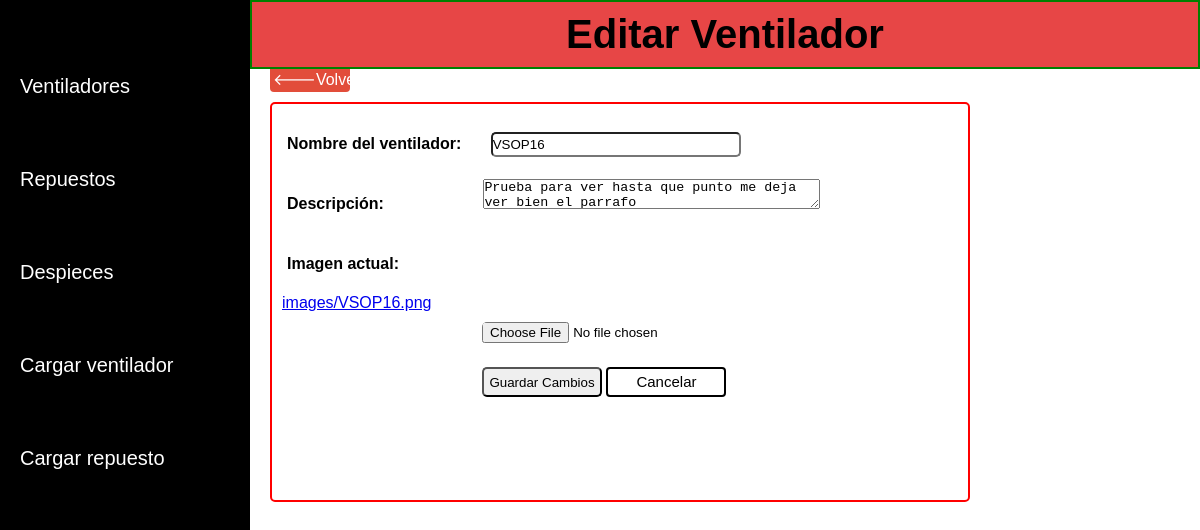
Page /editar_ventilador/16/ on the committed database.
### myapp/models.py (models this page shows, shortened)
class Project(models.Model):
    name = models.CharField(max_length=42)
    description = models.TextField(default='Descripción predeterminada')
    imagenes = models.ImageField(upload_to='images/')

### myapp/views.py (the view)
# urls.py: path('editar_ventilador/<int:id>/', views.editar_ventilador, name='editar_ventilador'),
def editar_ventilador(request, id):
    ventilador = Project.objects.get(id=id)
    if request.method == "POST":
        form = CreateNewProjectForm(request.POST, request.FILES, instance=ventilador)
        if form.is_valid():
            form.save()
            return redirect('/projects/')
    else:
        form = CreateNewProjectForm(instance=ventilador)
    context = {
        "form" : form,
        "ventilador" : ventilador
    }
    return render(request,"projects/editVentilador.html", context)

### myapp/forms.py
class CreateNewProjectForm(forms.ModelForm):
    class Meta:
        model = Project
        fields = ['name', 'description', 'imagenes']

### myapp/templates/projects/editVentilador.html (shortened to what this page needs)
{% extends 'layouts/base.html' %}
{% block content %}
<h1>Editar Ventilador</h1>
<ul class="volver">
    <li><a href="/projects">🡐Volver</a></li>
</ul>
<div class="create_task">
    <form method="post" enctype="multipart/form-data" action="{% url 'editar_ventilador' id=ventilador.id %}">
        <p>
            <label for="id_name">Nombre del ventilador:</label>
            <input type="text" name="name" id="id_name" value="{{ ventilador.name }}">
        </p>
        <p>
            <label for="id_description">Descripción:</label>
            <textarea name="description" id="id_description" cols="40" rows="10">{{ ventilador.description }}</textarea>
        </p>
        <p>
            <label for="id_imagenes">Imagen actual:</label>
            <div class="imagen_actual">
                <a href="{{ ventilador.imagenes.url }}">{{ ventilador.imagenes.name }}</a><br>
            </div>
            <input class="nueva" type="file" name="imagenes" id="id_imagenes">
        </p>
        <p>
            <button type="submit" class="edit_update">Guardar Cambios</button>
            <a class="cancelar_edit" href="/projects">Cancelar</a>
        </p>
    </form>
</div>
{% endblock %}

### myapp/static/style.css (style rules this page uses)
* { margin: 0; box-sizing: border-box; padding: 0; }
body, html { height: 100%; width: 100%; margin: 0; padding: 0; font-family: Arial, sans-serif; display: flex; overflow: auto; }
h1 { font-size: 40px; text-align: center; border: 2px solid green; width: calc(100% - 250px); float: right; }
h1, .buscador { background: rgb(231, 70, 70); padding: 10px; }
button { border-radius: 5px; margin-left: 5px; height: 30px; width: 60px; }
.create_task { border: 2px solid red; width: 700px; height: 400px; padding: 10px; margin-left: 270px; margin-bottom: 10px; margin-top: 10px; display: block; justify-content: center; text-align: left; border-radius: 5px; }
input { margin: 10px 10px 10px 20px; width: 250px; height: 25px; border-radius: 5px; }
textarea { margin-left: 90px; height: 30px; }
label { display: inline-block; font-weight: bold; padding: 5px; line-height: 50px; }
.edit_update { margin-top: 10px; margin-left: 200px; height: 30px; width: 120px; }
.volver { margin-left: 265px; }
.volver li { list-style: none; }
.volver a { text-align: center; width: 80px; display: block; text-decoration: none; margin: 5px; padding: 3px; background-color: rgb(226, 77, 58); color: white; border-radius: 4px; }
.nueva { margin-left: 200px; }
.imagen_actual a { justify-content: right; width: 40px; }
.cancelar_edit { width: 120px; height: 30px; display: inline-block; padding: 4px; border: 2px solid black; text-decoration: none; background-color: white; color: black; border-radius: 4px; text-align: center; font-size: 15px; }

### rows in the picture
Project: name "VSOP16", description "Prueba para ver hasta que punto me deja ver bien el parrafo", imagenes.name "images/VSOP16.png"
